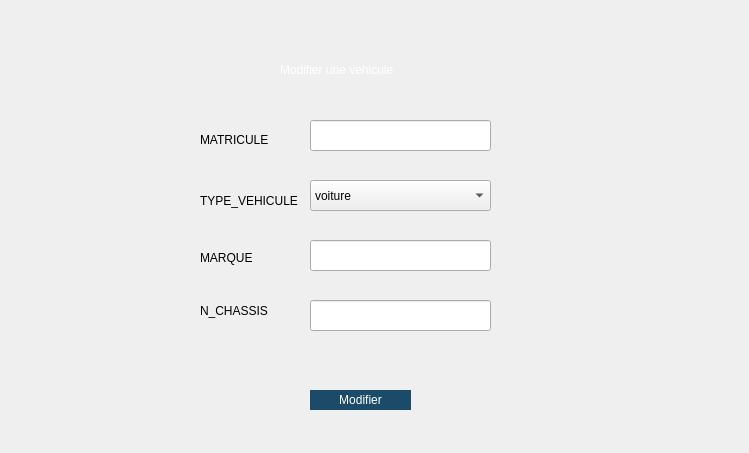
<?xml version="1.0" encoding="UTF-8"?>
<ui version="4.0">
 <class>modifier</class>
 <widget class="QMainWindow" name="modifier">
  <property name="geometry">
   <rect>
    <x>0</x>
    <y>0</y>
    <width>749</width>
    <height>453</height>
   </rect>
  </property>
  <property name="windowTitle">
   <string>MainWindow</string>
  </property>
  <widget class="QWidget" name="centralwidget">
   <widget class="QLabel" name="label">
    <property name="geometry">
     <rect>
      <x>0</x>
      <y>-30</y>
      <width>771</width>
      <height>511</height>
     </rect>
    </property>
    <property name="text">
     <string/>
    </property>
    <property name="pixmap">
     <pixmap resource="resources.qrc">:/images/icons/Inter.png</pixmap>
    </property>
   </widget>
   <widget class="QPushButton" name="pushButton">
    <property name="geometry">
     <rect>
      <x>310</x>
      <y>390</y>
      <width>101</width>
      <height>20</height>
     </rect>
    </property>
    <property name="styleSheet">
     <string notr="true">background-color:rgb(27, 75, 104);
color:white;
border-radius:15px;</string>
    </property>
    <property name="text">
     <string>Modifier</string>
    </property>
   </widget>
   <widget class="QLabel" name="label_2">
    <property name="geometry">
     <rect>
      <x>200</x>
      <y>130</y>
      <width>71</width>
      <height>20</height>
     </rect>
    </property>
    <property name="text">
     <string>MATRICULE</string>
    </property>
   </widget>
   <widget class="QLabel" name="label_3">
    <property name="geometry">
     <rect>
      <x>200</x>
      <y>300</y>
      <width>71</width>
      <height>21</height>
     </rect>
    </property>
    <property name="text">
     <string>N_CHASSIS</string>
    </property>
   </widget>
   <widget class="QLabel" name="label_4">
    <property name="geometry">
     <rect>
      <x>200</x>
      <y>250</y>
      <width>56</width>
      <height>16</height>
     </rect>
    </property>
    <property name="text">
     <string>MARQUE</string>
    </property>
   </widget>
   <widget class="QLabel" name="label_5">
    <property name="geometry">
     <rect>
      <x>200</x>
      <y>190</y>
      <width>101</width>
      <height>21</height>
     </rect>
    </property>
    <property name="text">
     <string>TYPE_VEHICULE</string>
    </property>
   </widget>
   <widget class="QLabel" name="label_6">
    <property name="geometry">
     <rect>
      <x>280</x>
      <y>60</y>
      <width>141</width>
      <height>20</height>
     </rect>
    </property>
    <property name="styleSheet">
     <string notr="true">color: rgb(255, 255, 255);</string>
    </property>
    <property name="text">
     <string>Modifier une vehicule</string>
    </property>
   </widget>
   <widget class="QLineEdit" name="n_chassis">
    <property name="geometry">
     <rect>
      <x>310</x>
      <y>300</y>
      <width>181</width>
      <height>31</height>
     </rect>
    </property>
   </widget>
   <widget class="QLineEdit" name="marque">
    <property name="geometry">
     <rect>
      <x>310</x>
      <y>240</y>
      <width>181</width>
      <height>31</height>
     </rect>
    </property>
   </widget>
   <widget class="QLineEdit" name="matricule">
    <property name="geometry">
     <rect>
      <x>310</x>
      <y>120</y>
      <width>181</width>
      <height>31</height>
     </rect>
    </property>
   </widget>
   <widget class="QComboBox" name="type">
    <property name="geometry">
     <rect>
      <x>310</x>
      <y>180</y>
      <width>181</width>
      <height>31</height>
     </rect>
    </property>
    <item>
     <property name="text">
      <string>voiture</string>
     </property>
    </item>
    <item>
     <property name="text">
      <string>moto</string>
     </property>
    </item>
    <item>
     <property name="text">
      <string>camion</string>
     </property>
    </item>
   </widget>
  </widget>
 </widget>
 <resources>
  <include location="resources.qrc"/>
 </resources>
 <connections/>
</ui>
